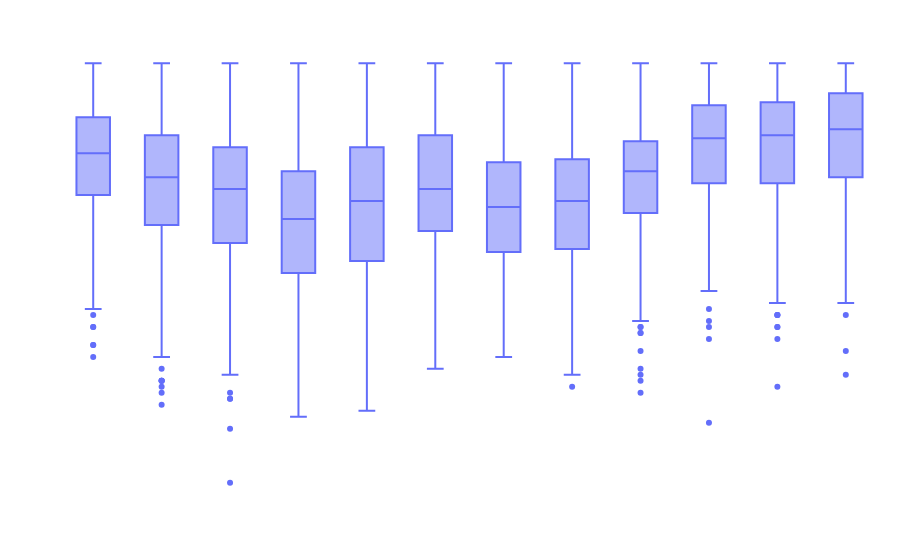

Notebook code for this chart:
### Code cell
df["month_name"] = df['month'].map(meses)
fig = px.box(df, x='month_name', y='hum',
                     title=f'        Monthly temperature distribution')
    
fig.update_layout(
    plot_bgcolor='rgba(0, 0, 0, 0)',
    paper_bgcolor='rgba(0, 0, 0, 0)',
    font=dict(color='white'),
    title_font=dict(color='white'),
    legend=dict(font=dict(color='white')),
    xaxis=dict(title='Month', color='white'),
    yaxis=dict(title='Humidity (%)', color='white', gridcolor='rgba(255, 255, 255, 0.4)'),
    autosize=True,
    margin=dict(l=20, r=20, t=40, b=40)
    )
fig.show()

### Figure 1 — Plotly figure (JSON) as saved in the notebook; plotly's stock layout.template omitted (floating-point values rounded to 4 significant figures; data arrays with more than 128 entries replaced by an {"elided": "..."} marker saying what was removed)
{"data": [{"alignmentgroup": "True", "hovertemplate": "month_name=%{x}<br>hum=%{y}<extra></extra>", "legendgroup": "", "marker": {"color": "#636efa"}, "name": "", "notched": false, "offsetgroup": "", "orientation": "v", "showlegend": false, "type": "box", "x": {"elided": "4926 str values"}, "x0": " ", "xaxis": "x", "y": {"elided": "4926 float values"}, "y0": " ", "yaxis": "y"}], "layout": {"autosize": true, "boxmode": "group", "font": {"color": "white"}, "legend": {"font": {"color": "white"}, "tracegroupgap": 0}, "margin": {"b": 40, "l": 20, "r": 20, "t": 40}, "paper_bgcolor": "rgba(0, 0, 0, 0)", "plot_bgcolor": "rgba(0, 0, 0, 0)", "title": {"font": {"color": "white"}, "text": "        Monthly temperature distribution"}, "xaxis": {"anchor": "y", "color": "white", "domain": [0, 1], "title": {"text": "Month"}}, "yaxis": {"anchor": "x", "color": "white", "domain": [0, 1], "gridcolor": "rgba(255, 255, 255, 0.4)", "title": {"text": "Humidity (%)"}}}}
